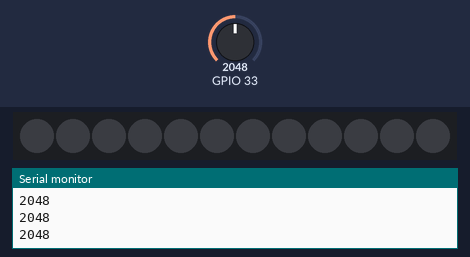
This sketch was run on a simulated ESP32. On the bench: 12 RGB LEDs in strip order, left to right, the last lines printed to the serial monitor. Inputs (shaded band) come from the test bench; at power-on: GPIO 33 = 2048.

Above: at 1.2 s.
1.3 s: GPIO 33 set to 498
2.8 s: GPIO 33 set to 417
At 3.6 s:
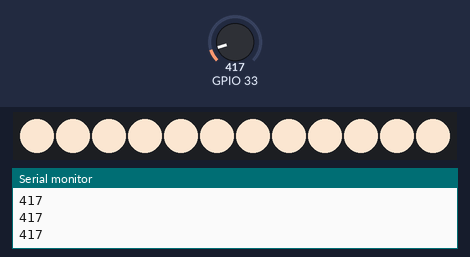
4.3 s: GPIO 33 set to 490
At 4.8 s:
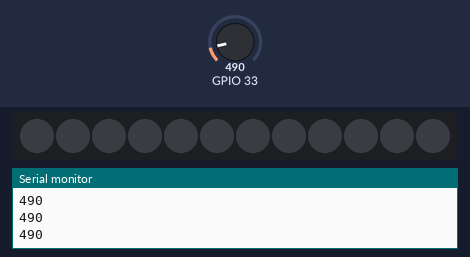
5.8 s: GPIO 33 set to 410
At 6.6 s:
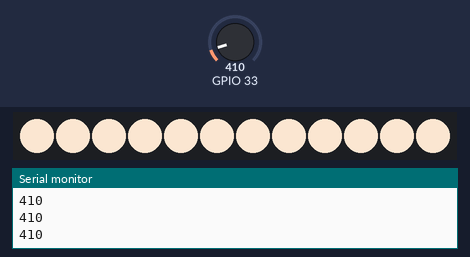
Timing chart, 0 to 8.3 s (numbered marks = the images above; inputs shaded):
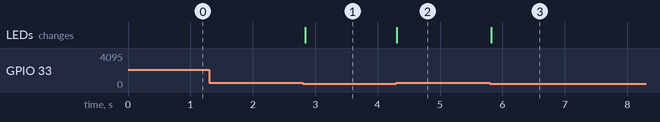

Measured:
- the behaviour switches between 451 and 450 on GPIO 33 (found by bisection; images 0 and 1)
- after the input at 2.8 s, the LEDs: change at once (image 1)
- after the input at 4.3 s, the LEDs: change at once (image 2)
- after the input at 5.8 s, the LEDs: change at once (image 3)

The sketch:

code_lumieres.ino
```cpp
#include <Adafruit_NeoPixel.h>

#define PIN        25
#define NUMPIXELS  12

Adafruit_NeoPixel strip(NUMPIXELS, PIN, NEO_GRB + NEO_KHZ800);
int luminosite;

void setup() {
  Serial.begin(9600);
  analogSetAttenuation(ADC_11db); // Autorise une plage jusqu'à ~3.3V en entrée ADC

  strip.begin();
  strip.show(); // Éteint tous les pixels au démarrage
}

void loop() {
  luminosite = analogRead(33);
  Serial.println(luminosite);
  eclairage();
  delay(50);
}

void eclairage(){
  if (luminosite > 450) {
    for (int i = 0; i < NUMPIXELS; i++) {
      strip.setPixelColor(i, strip.Color(0, 0, 0));
    }
  } else {
    for (int i = 0; i < NUMPIXELS; i++) {
      strip.setPixelColor(i, strip.Color(240, 220, 200));
    }
  }
  strip.show();
}
```
